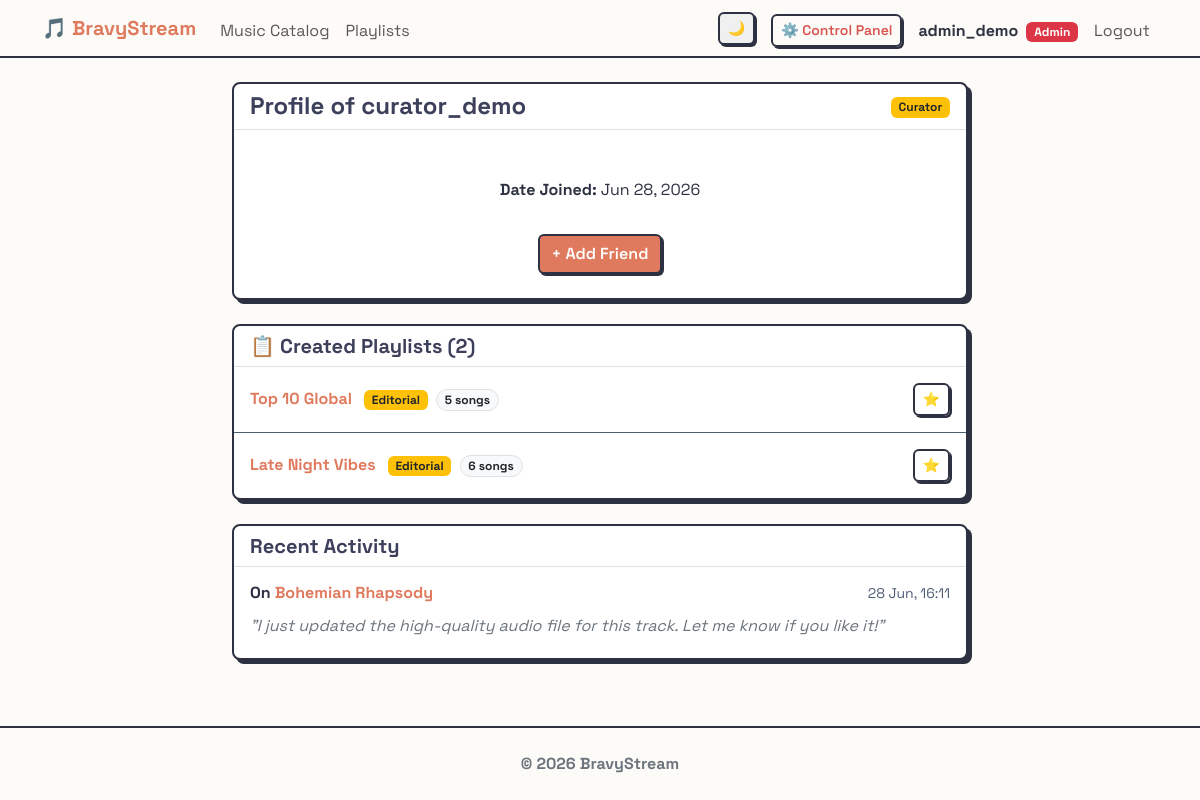
Page /users/profile/curator_demo/ (signed in) on the committed database.
### users/models.py (models this page shows, shortened)
class CustomUser(AbstractUser):
    ROLE_CHOICES = (
        ('listener', 'Listener'),
        ('curator', 'Curator'),
        ('moderator', 'Moderator'),
    )
    role = models.CharField(max_length=20, choices=ROLE_CHOICES, default='listener')
    birth_date = models.DateField(null=True, blank=True)
    friends = models.ManyToManyField('self', blank=True)
    ICON_CHOICES = [
        ('👤', '👤'),
        ('🐶', '🐶'),
        ('🐱', '🐱'),
        ('🦊', '🦊'),
        ('🐯', '🐯'),
        ('🐼', '🐼'),
        ('🐰', '🐰'),
        ('👽', '👽'),
        ('🤖', '🤖'),
        ('👻', '👻'),
        ('🤠', '🤠'),
    ]
    profile_icon = models.CharField(max_length=10, choices=ICON_CHOICES, default='👤')
    @property
    def pending_friend_requests_count(self):
        return self.received_requests.filter(is_accepted=False).count()

### music/models.py (models this page shows, shortened)
class Playlist(models.Model):
    name = models.CharField(max_length=150)
    owner = models.ForeignKey(
        settings.AUTH_USER_MODEL,
        on_delete=models.CASCADE,
        related_name='playlists',
    )
    songs = models.ManyToManyField(
        Song,
        related_name='playlists',
        blank=True,
    )
    is_public = models.BooleanField(default=False)
    is_editorial = models.BooleanField(default=False)
    followers = models.ManyToManyField(
        settings.AUTH_USER_MODEL,
        related_name='favorite_playlists',
        blank=True
    )

class Comment(models.Model):
    song = models.ForeignKey(Song, on_delete=models.CASCADE, related_name='comments')
    author = models.ForeignKey(settings.AUTH_USER_MODEL, on_delete=models.CASCADE, related_name='comments')
    text = models.TextField()
    parent = models.ForeignKey('self', null=True, blank=True, on_delete=models.CASCADE, related_name='replies')
    likes = models.ManyToManyField(settings.AUTH_USER_MODEL, related_name='liked_comments', blank=True)
    created_at = models.DateTimeField(auto_now_add=True)
    class Meta:
        ordering = ['-created_at']

class Song(models.Model):
    title = models.CharField(max_length=200)
    artist = models.CharField(max_length=200)
    genre = models.ForeignKey(
        Genre,
        on_delete=models.CASCADE,
        related_name='songs',
    )
    duration = models.DurationField()
    audio_file = models.FileField(
        upload_to='songs/',
        blank=True,
        null=True,
        validators=[FileExtensionValidator(allowed_extensions=['mp3', 'wav', 'ogg', 'flac', 'aac', 'm4a'])]
    )
    likes = models.ManyToManyField(settings.AUTH_USER_MODEL, related_name='liked_songs', blank=True)
    created_at = models.DateTimeField(auto_now_add=True)
    class Meta:
        ordering = ['-created_at', 'id']

### users/views.py (the view)
# urls.py: path('profile/<str:username>/', PublicProfileView.as_view(), name='public_profile'),
class PublicProfileView(LoginRequiredMixin, DetailView):
    model = CustomUser
    template_name = 'users/public_profile.html'
    slug_field = 'username'
    slug_url_kwarg = 'username'
    context_object_name = 'target_user'
    def get_context_data(self, **kwargs):
        context = super().get_context_data(**kwargs)
        target_user = self.object
        current_user = self.request.user
        context['user_comments'] = target_user.comments.all()
        is_friend = current_user.friends.filter(pk=target_user.pk).exists()
        is_self = current_user == target_user
        context['is_friend'] = is_friend
        if is_self:
            context['public_playlists'] = target_user.playlists.filter(Q(is_public=True) | Q(is_editorial=True)).distinct()
        elif is_friend:
            context['public_playlists'] = target_user.playlists.filter(is_public=True)
        else:
            context['public_playlists'] = target_user.playlists.filter(is_editorial=True)
        if not is_friend and not is_self:
            req_sent = FriendRequest.objects.filter(sender=current_user, receiver=target_user, is_accepted=False).exists()
            req_received = FriendRequest.objects.filter(sender=target_user, receiver=current_user, is_accepted=False).exists()
            context['request_sent'] = req_sent
            context['request_received'] = req_received
        return context

### templates/users/public_profile.html (shortened to what this page needs)
{% extends 'base.html' %}
{% block content %}
<div class="row justify-content-center">
    <div class="col-md-8">
        <div class="card neo-card mb-4">
            <div class="card-header border-bottom bg-transparent d-flex flex-wrap justify-content-between align-items-center gap-2">
                <h4 class="mb-0 text-break" style="color: var(--accent-tertiary);">Profile of {{ target_user.username }}</h4>
                <div>
                {% if target_user.is_superuser %}
                    <span class="badge bg-danger">Admin</span>
                {% elif target_user.role == 'moderator' %}
                    <span class="badge bg-success">Moderator</span>
                {% elif target_user.role == 'curator' %}
                    <span class="badge bg-warning text-dark">Curator</span>
                {% else %}
                    <span class="badge bg-info text-dark">Listener</span>
                {% endif %}
                </div>
            </div>
            <div class="card-body p-4 text-center">
                <ul class="list-group list-group-flush mt-3">
                    <li class="list-group-item"><strong>Date Joined:</strong> {{ target_user.date_joined|date:"M d, Y" }}</li>
                </ul>
                <div class="mt-4">
                    {% if target_user == request.user %}
                        <a href="{% url 'users:profile' %}" class="btn btn-outline-secondary">Go to your private profile</a>
                    {% else %}
                        {% if is_friend %}
                            <form action="{% url 'users:remove_friend' target_user.username %}" method="post" class="d-inline">
                                {% csrf_token %}
                                <button class="btn btn-success" disabled>Friends</button>
                                <button type="submit" class="btn btn-outline-danger ms-2" onclick="return confirm('Are you sure you want to remove {{ target_user.username }} from your friends?');">❌ Remove Friend</button>
                            </form>
                        {% elif request_sent %}
                            <button class="btn btn-secondary" disabled>Request Sent</button>
                        {% elif request_received %}
                            <span class="text-muted">They sent you a request, check your profile</span>
                        {% else %}
                            <form action="{% url 'users:send_request' target_user.username %}" method="post" class="d-inline">
                                <button type="submit" class="btn btn-primary">+ Add Friend</button>
                            </form>
                        {% endif %}
                    {% endif %}
                </div>
            </div>
        </div>
        {% if public_playlists %}
        <div class="card neo-card">
            <div class="card-header bg-transparent border-bottom">
                <h5 class="mb-0" style="color: var(--accent-tertiary);">📋 Created Playlists ({{ public_playlists.count }})</h5>
            </div>
            <div class="card-body p-0">
                <ul class="list-group list-group-flush">
                    {% for playlist in public_playlists %}
                    <li class="list-group-item d-flex justify-content-between align-items-center p-3">
                        <div>
                            <a href="{% url 'music:playlist_detail' playlist.pk %}" class="fw-bold text-decoration-none me-2">
                                {{ playlist.name }}
                            </a>
                            {% if playlist.is_editorial %}
                                <span class="badge bg-warning text-dark me-1">Editorial</span>
                            {% elif playlist.is_public %}
                                <span class="badge bg-success me-1">Public</span>
                            {% else %}
                                <span class="badge bg-secondary me-1">Private</span>
                            {% endif %}
                            <span class="badge bg-light text-dark border rounded-pill">
                                {{ playlist.songs.count }} song{{ playlist.songs.count|pluralize }}
                            </span>
                        </div>
                        {% if playlist.owner != request.user %}
                        <a href="{% url 'music:toggle_favorite_playlist' playlist.pk %}" class="btn btn-sm {% if request.user in playlist.followers.all %}btn-warning{% else %}btn-outline-warning{% endif %}">
                            ⭐
                        </a>
                        {% endif %}
                    </li>
                    {% endfor %}
                </ul>
            </div>
        </div>
        {% endif %}
        <div class="card neo-card mt-4">
            <div class="card-header bg-transparent border-bottom">
                <h5 class="mb-0" style="color: var(--accent-tertiary);">Recent Activity</h5>
            </div>
            <div class="card-body p-0">
                <ul class="list-group list-group-flush">
                    {% for comment in user_comments %}
                    <li class="list-group-item p-3">
                        <div class="d-flex w-100 justify-content-between">
                            <h6 class="mb-1">
                                On <a href="{% url 'music:song_detail' comment.song.pk %}" class="fw-bold text-decoration-none">{{ comment.song.title }}</a>
                            </h6>
                            <small class="text-muted">{{ comment.created_at|date:"d M, H:i" }}</small>
                        </div>
                        <p class="mb-1 mt-2 fst-italic text-secondary">"{{ comment.text }}"</p>
                    </li>
                    {% empty %}
                    <li class="list-group-item p-4 text-center text-muted">
                        {{ target_user.username }} has no recent activity
                    </li>
                    {% endfor %}
                </ul>
            </div>
        </div>
    </div>
</div>
{% endblock %}

### templates/base.html (shortened to what this page needs)
<!DOCTYPE html>
<html lang="it">
<head>
	<link href="https://cdn.jsdelivr.net/npm/bootstrap@5.3.0/dist/css/bootstrap.min.css" rel="stylesheet">
	{% load static %}
	<link rel="stylesheet" href="{% static 'css/style.css' %}">
</head>
<body class="d-flex flex-column min-vh-100" hx-boost="true" hx-headers='{"X-CSRFToken": "{{ csrf_token }}"}'>
	<nav class="navbar navbar-expand-lg navbar-light sticky-top"
		style="background-color: var(--bg-color); border-bottom: 2px solid var(--text-primary);">
		<div class="container">
			<a class="navbar-brand fw-bold" href="{% url 'pages:home' %}" style="color: var(--accent-primary);">🎵
				BravyStream</a>
			<div class="collapse navbar-collapse order-lg-2" id="navbarNav">
				<ul class="navbar-nav me-auto">
					<li class="nav-item">
						<a class="nav-link" href="{% url 'music:song_list' %}">Music Catalog</a>
					</li>
					<li class="nav-item">
						<a class="nav-link" href="{% url 'music:playlist_list' %}">Playlists</a>
					</li>
				</ul>
				<ul class="navbar-nav ms-auto align-items-lg-center">
					<li class="nav-item me-3 d-none d-lg-block">
						<button id="themeToggleDesktop" class="btn btn-sm btn-outline-secondary theme-toggle"
							title="Toggle Theme">
						</button>
					</li>
					{% if user.is_superuser %}
					<li class="nav-item me-2 d-none d-lg-block">
						<a class="btn btn-sm btn-outline-danger mt-1" href="{% url 'admin:index' %}" title="Django Admin Dashboard" hx-boost="false">
							⚙️ Control Panel
						</a>
					</li>
					{% endif %}
					{% if user.is_authenticated %}
					<li class="nav-item">
						<a href="{% url 'users:profile' %}" class="nav-link fw-bold text-decoration-none"
							style="color: var(--text-primary);">
							{{ user.username }}
							{% if user.is_superuser %}
							<span class="badge bg-danger ms-1">Admin</span>
							{% elif user.role == 'moderator' %}
							<span class="badge bg-success ms-1">Moderator</span>
							{% elif user.role == 'curator' %}
							<span class="badge bg-warning text-dark ms-1">Curator</span>
							{% endif %}
						</a>
					</li>
					<li class="nav-item">
						<form method="post" action="{% url 'users:logout' %}" class="m-0 p-0"
							onsubmit="closeGlobalPlayer()">
							<button type="submit"
								class="nav-link border-0 bg-transparent w-100 text-start">Logout</button>
						</form>
					</li>
					{% endif %}
				</ul>
			</div>
		</div>
	</nav>
	<main class="container my-4 flex-grow-1">
		{% block content %}{% endblock %}
	</main>
	<footer class="text-secondary text-center py-4 mt-auto"
		style="border-top: 2px solid var(--text-primary); background-color: var(--bg-color);">
		<p class="mb-0 fw-bold">&copy; 2026 BravyStream</p>
	</footer>
</body>
</html>

### static/css/style.css (style rules this page uses)
:root { --bg-color: #FDFBF7; --text-primary: #2D3142; --text-secondary: #4F5D75; --accent-primary: #E07A5F; --accent-secondary: #81B29A; --accent-tertiary: #3D405B; --neo-border: 2px solid #2D3142; --neo-shadow: 4px 4px 0px #2D3142; --neo-shadow-hover: 2px 2px 0px #2D3142; --font-main: 'Space Grotesk', sans-serif; }
body { background-color: var(--bg-color); color: var(--text-primary); font-family: var(--font-main); min-height: 100vh; }
h1, h2, h3, h4, h5, h6 { font-weight: 700; color: var(--text-primary); }
.neo-card { background: #ffffff !important; border: var(--neo-border) !important; border-radius: 8px !important; box-shadow: var(--neo-shadow); color: var(--text-primary) !important; transition: transform 0.1s ease, box-shadow 0.1s ease; position: relative; z-index: 1; }
a { color: var(--accent-primary); transition: color 0.2s ease; }
.text-muted { color: var(--text-secondary) !important; }
.card { background-color: #ffffff; border: var(--neo-border); border-radius: 8px; color: var(--text-primary); }
.card-header { border-bottom: var(--neo-border); background-color: #ffffff; color: var(--text-primary); }
.list-group-item { background-color: transparent; color: var(--text-primary); border-color: var(--text-secondary); }
.btn { border-radius: 6px; font-weight: 600; border: 2px solid var(--text-primary); box-shadow: 2px 2px 0px var(--text-primary); transition: transform 0.1s ease, box-shadow 0.1s ease; }
.btn-primary { background-color: var(--accent-primary); color: #fff; border-color: var(--text-primary); }
.btn-outline-danger { border: 2px solid var(--text-primary); color: #d9534f; font-weight: 600; }
.btn-outline-secondary { border: 2px solid var(--text-primary); color: var(--text-primary); background-color: #f0f0f0; }
.navbar-nav .nav-link { position: relative; display: inline-block; padding-bottom: 2px; }
.navbar-nav .nav-link::after { content: ''; position: absolute; width: 0; height: 3px; bottom: 0; left: 50%; background-color: var(--accent-primary); transition: width 0.3s cubic-bezier(0.25, 0.8, 0.25, 1); transform: translateX(-50%); border-radius: 2px; }

### rows in the picture
CustomUser: username "admin_demo"
CustomUser: username "curator_demo", date_joined "Jun 28, 2026"
Playlist: name "Top 10 Global", is_editorial "Editorial", songs.count "5"
Playlist: name "Late Night Vibes", is_editorial "Editorial", songs.count "6"
Comment: song "Bohemian Rhapsody", created_at "28 Jun, 16:11", text "I just updated the high-quality audio file for this track. Let me know if you like it!"

### other values in the picture
{{ public_playlists.count }} "2"
